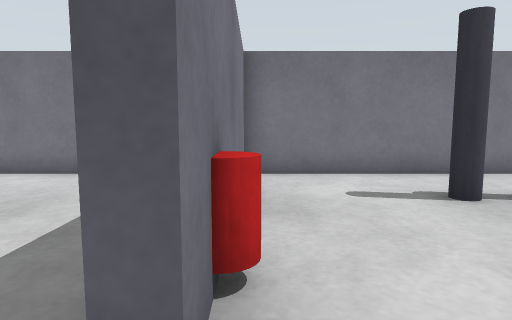
view 1 (above)

16 first-person views from a walk through a robot-simulator world made for Gazebo. The camera is 0.61 m above the floor, tilts 6° down and sees 75° across. The floor is counted in squares, 0.5 m on a side. Each view is taken from the middle of a square. On the plan, view 1 faces up. The plan holds only what a view shows up to about 14 squares ahead; the rest is blank. The place goes on beyond the plan.

view 2
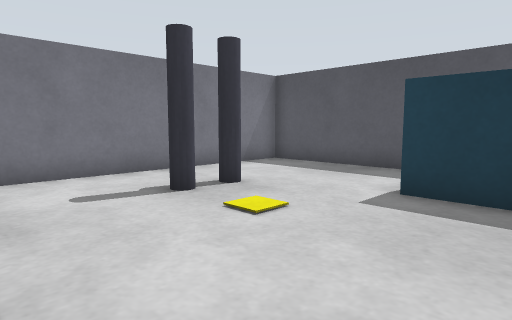

view 3
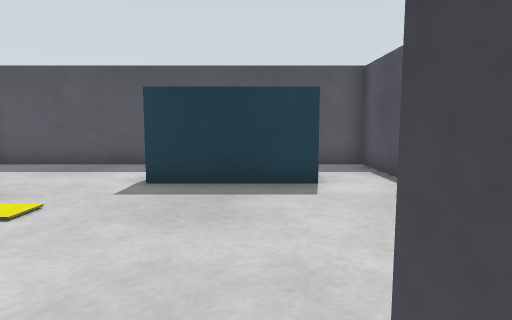

view 4
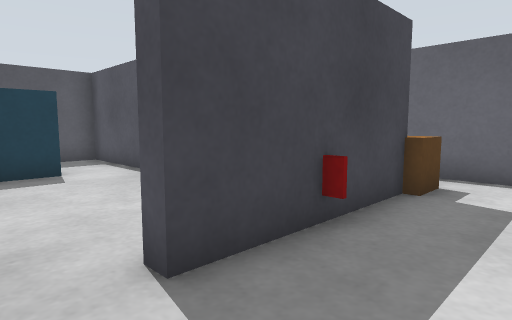

view 5
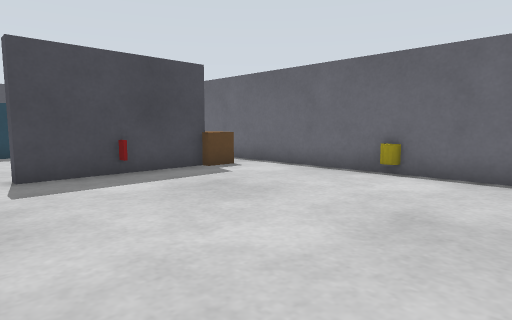

view 6
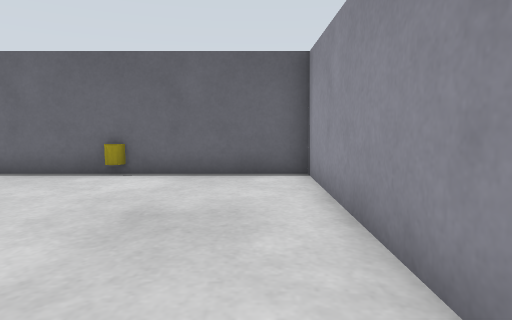

view 7
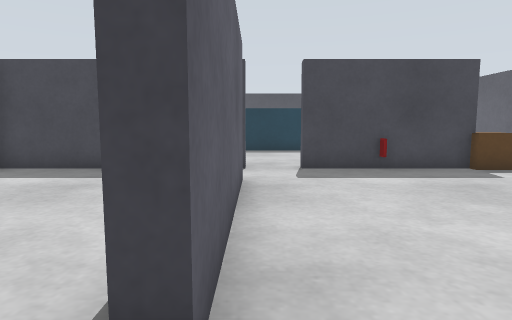

view 8
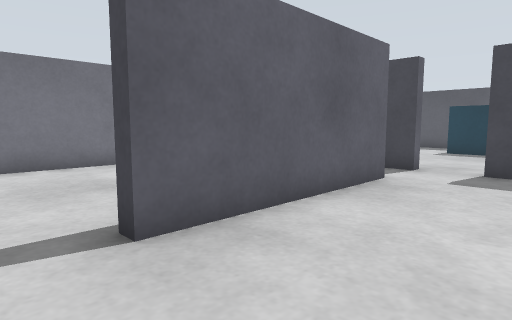

view 9
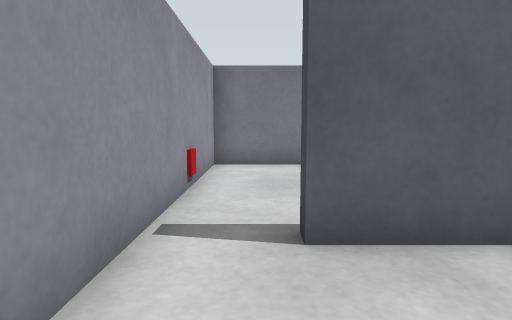

view 10
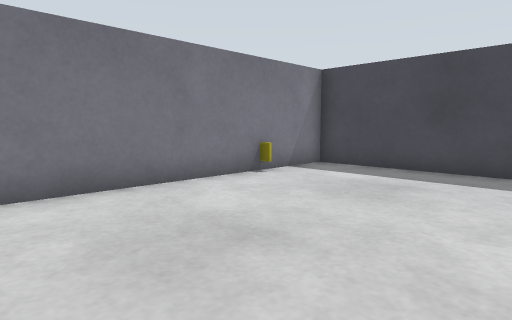

view 11
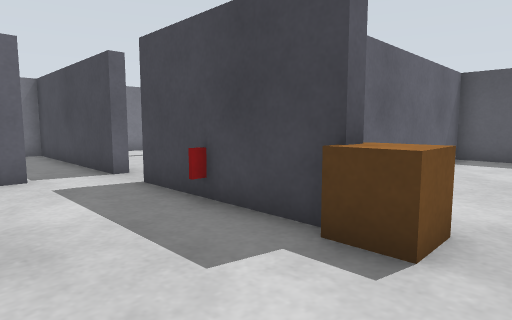

view 12
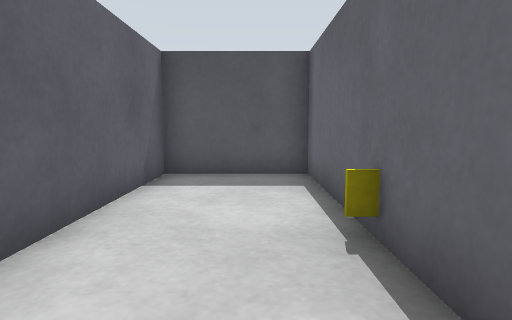

view 13
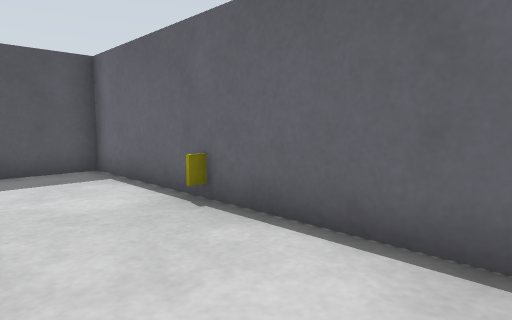

view 14
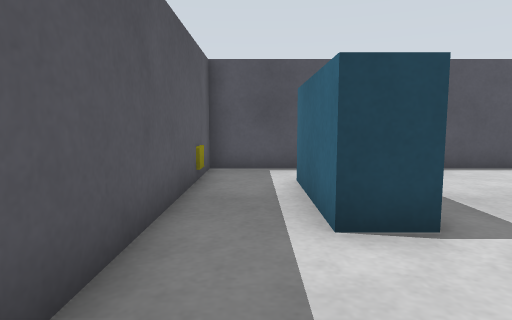

view 15
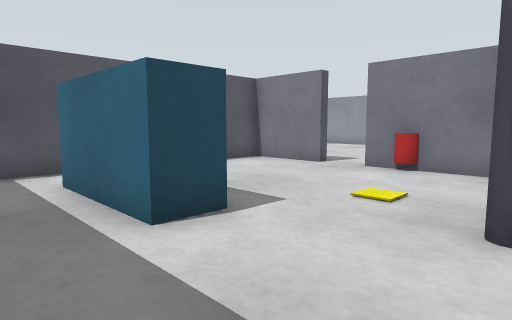

view 16
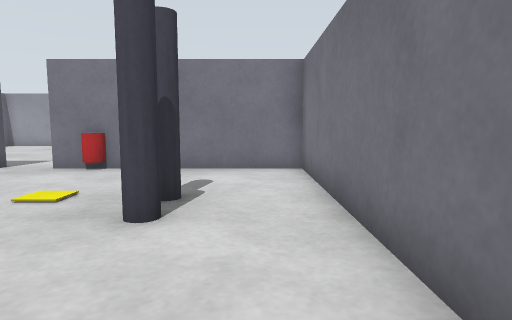

### Floor plan
Ten units are one square. View 1 is at (0, 0); x grows to the right and y downward. Boxes are objects, and circles mark ways between rooms. Rooms are numbered by the first view taken in them; rooms with no view inside come last. Other rooms are left out.
<svg viewBox="-110 -90 210 170">
<path fill="none" stroke="#000" d="M-7 16 -7 3 -3 3 -3 33 28 33M-7 46 -7 34M-24 -13 -85 -13M59 33 93 33 93 -83 -3 -83 -3 -13 -7 -13M-103 -16 -103 73 93 73 93 37 24 37M-85 -13 -85 -18M-7 -13 -7 -83 -103 -83 -103 -16"/>
<rect x="-65" y="65" width="10" height="10" fill="#bbb"><title>bucket</title></rect>
<rect x="-15" y="45" width="20" height="20" fill="#bbb"><title>brown box</title></rect>
<rect x="-15" y="15" width="10" height="20" fill="#bbb"><title>red box</title></rect>
<rect x="-5" y="-35" width="10" height="10" fill="#bbb"><title>barrel</title></rect>
<rect x="25" y="-55" width="10" height="10" fill="#bbb"><title>pipe</title></rect>
<rect x="35" y="65" width="10" height="10" fill="#bbb"><title>yellow box</title></rect>
<rect x="45" y="-65" width="10" height="10" fill="#bbb"><title>pipe</title></rect>
<rect x="55" y="-25" width="20" height="40" fill="#bbb"><title>cyan box</title></rect>
<rect x="85" y="5" width="10" height="10" fill="#bbb"><title>yellow box</title></rect>
<rect x="-105" y="-45" width="10" height="10" fill="#bbb"><title>red box</title></rect>
<rect x="-45" y="-85" width="10" height="10" fill="#bbb"><title>yellow box</title></rect>
<circle cx="-20" cy="-20" r="3" fill="#2a7"/>
<circle cx="-95" cy="-20" r="3" fill="#2a7"/>
<text x="10" y="10">1</text>
<text x="-60" y="-50">2</text>
</svg>
Room 1 opens to room 2.

Where each view was taken, in squares from view 1:
view 1: 0 up, 0 right, facing up
view 2: 0 up, 0 right, facing up-right
view 3: 0 up, 1 left, facing right
view 4: 1 up, 3 left, facing down-right
view 5: 1 up, 9 left, facing down-right
view 6: 1 up, 9 left, facing down
view 7: 1 up, 10 left, facing right
view 8: 2 down, 10 left, facing up-right
view 9: 2 down, 9 left, facing up
view 10: 2 up, 10 left, facing up-right
view 11: 7 down, 4 left, facing up-right
view 12: 6 down, 1 right, facing right
view 13: 4 down, 0 right, facing down-right
view 14: 6 up, 8 right, facing down
view 15: 6 up, 9 right, facing down-left
view 16: 7 up, 9 right, facing left
